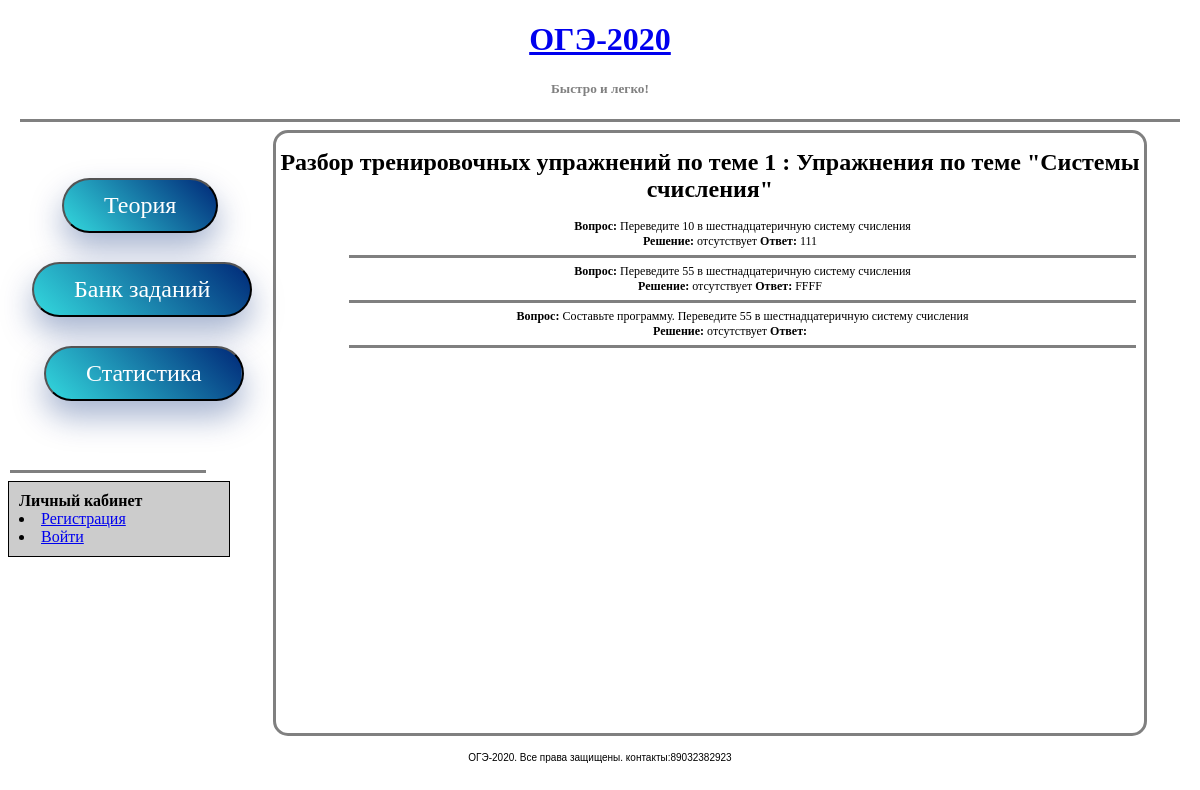
The app's page /analise/1 with its own data.
### oge2020/models.py (models this page shows, shortened)
class BaseModel(models.Model):
    created_date    = models.DateTimeField(default=timezone.now)
    published_date  = models.DateTimeField(blank=True, null=True)
    class Meta:
        abstract = True

class Exercise(BaseModel):
    name = models.TextField("Название задания", blank=True, null=True, default=None)
    number = models.IntegerField("Номер задания", blank=True, null=True, default=None)
    author = models.ForeignKey(settings.AUTH_USER_MODEL, on_delete=models.CASCADE, blank=True, null=True)

class Question(BaseModel):
    theme_number    = models.ForeignKey(Theme, on_delete=models.CASCADE, related_name='test_questions', verbose_name='Тема')
    exercise_number = models.ForeignKey(Exercise, on_delete=models.CASCADE, related_name='questions', verbose_name='Вопрос')
    variant_number  = models.ForeignKey(Variant, on_delete=models.CASCADE, related_name='variants', verbose_name='Вариант')
    question_text   = models.TextField()
    question_answer = models.TextField()
    question_type   = models.IntegerField(default = 1)
    author = models.ForeignKey(settings.AUTH_USER_MODEL, on_delete=models.CASCADE)
    picture1 = models.ImageField(verbose_name='Изображение 1', null=True, blank=True)
    picture2 = models.ImageField(verbose_name='Изображение 2', null=True, blank=True)
    picture3 = models.ImageField(verbose_name='Изображение 3', null=True, blank=True)
    picture4 = models.ImageField(verbose_name='Изображение 4', null=True, blank=True)
    picture5 = models.ImageField(verbose_name='Изображение 5', null=True, blank=True)

### oge2020/views.py (the view)
# urls.py: url(r'^analise/(?P<pk>\d+)$', views.AnalysisDetailView.as_view(), name='analise-detail'),
class AnalysisDetailView(generic.DetailView):
    model = Exercise
    template_name = 'analysis/analise-detail.html'
    def get_context_data(self, **kwargs):
        context = super(AnalysisDetailView, self).get_context_data(**kwargs)
        context['question_list'] = Question.objects.filter(exercise_number=self.kwargs.get('pk'))   #all()
        return context

### templates/analysis/analise-detail.html (shortened to what this page needs)
{% extends "oge2020/base.html" %}
{% block header %} Разбор тренировочных упражнений по теме {{ object.id }} : {{ object.name }} {% endblock header %}
{% block content %}
    {% if question_list %}
        <ul>
            {% for test in question_list %}
                <li>
                    <b>Вопрос: </b> {{ test.question_text }} </li>
                <b>Решение: </b> отсутствует
                <b>Ответ: </b> {{ test.question_answer }}
                <li>
                <hr>
            {% endfor %}
        </ul>
    {% else %}
        <p>В настоящее время нет теоретических материалов.</p>
    {% endif %}
{% endblock %}

### templates/oge2020/base.html (style rules this page uses)
hr { width: 98%; border: none; background-color: gray; color: white; height: 3px; }
ul li { list-style: none; background: url(C:\sites\markery.jpg) no-repeat left 50%; padding-left: 25px; }
body { background:url(https://mir-s3-cdn-cf.behance.net/project_modules/fs/7bfe3d63548097.5ab3fbc86e436.jpg) }

### records on screen
Exercise: id "1", name "Упражнения по теме \"Системы счисления\""
Question: question_text "Переведите 10 в шестнадцатеричную систему счисления", question_answer "111"
Question: question_text "Переведите 55 в шестнадцатеричную систему счисления", question_answer "FFFF"
Question: question_text "Составьте программу. Переведите 55 в шестнадцатеричную систему счисления"
